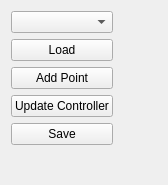
<?xml version="1.0" encoding="UTF-8"?>
<ui version="4.0">
 <class>Form</class>
 <widget class="QWidget" name="Form">
  <property name="geometry">
   <rect>
    <x>0</x>
    <y>0</y>
    <width>168</width>
    <height>185</height>
   </rect>
  </property>
  <property name="sizePolicy">
   <sizepolicy hsizetype="Minimum" vsizetype="Minimum">
    <horstretch>0</horstretch>
    <verstretch>0</verstretch>
   </sizepolicy>
  </property>
  <property name="windowTitle">
   <string>Form</string>
  </property>
  <property name="styleSheet">
   <string notr="true"/>
  </property>
  <layout class="QHBoxLayout" name="horizontalLayout">
   <item>
    <layout class="QVBoxLayout" name="verticalLayout">
     <item>
      <widget class="QComboBox" name="IrisInputBox">
       <property name="enabled">
        <bool>true</bool>
       </property>
      </widget>
     </item>
     <item>
      <widget class="QPushButton" name="bLoad">
       <property name="enabled">
        <bool>true</bool>
       </property>
       <property name="text">
        <string>Load</string>
       </property>
      </widget>
     </item>
     <item>
      <widget class="QPushButton" name="bAddPoint">
       <property name="enabled">
        <bool>true</bool>
       </property>
       <property name="text">
        <string>Add Point</string>
       </property>
      </widget>
     </item>
     <item>
      <widget class="QPushButton" name="bUpdate">
       <property name="enabled">
        <bool>true</bool>
       </property>
       <property name="text">
        <string>Update Controller</string>
       </property>
      </widget>
     </item>
     <item>
      <widget class="QPushButton" name="bSave">
       <property name="enabled">
        <bool>true</bool>
       </property>
       <property name="focusPolicy">
        <enum>Qt::StrongFocus</enum>
       </property>
       <property name="text">
        <string>Save</string>
       </property>
       <property name="checkable">
        <bool>false</bool>
       </property>
      </widget>
     </item>
     <item>
      <spacer name="verticalSpacer">
       <property name="orientation">
        <enum>Qt::Vertical</enum>
       </property>
       <property name="sizeType">
        <enum>QSizePolicy::MinimumExpanding</enum>
       </property>
       <property name="sizeHint" stdset="0">
        <size>
         <width>20</width>
         <height>0</height>
        </size>
       </property>
      </spacer>
     </item>
    </layout>
   </item>
   <item>
    <spacer name="horizontalSpacer">
     <property name="orientation">
      <enum>Qt::Horizontal</enum>
     </property>
     <property name="sizeHint" stdset="0">
      <size>
       <width>0</width>
       <height>20</height>
      </size>
     </property>
    </spacer>
   </item>
  </layout>
 </widget>
 <resources/>
 <connections/>
</ui>
